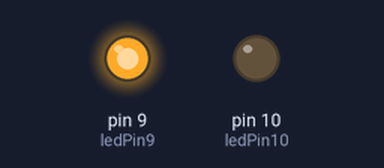
A sketch run on a simulated Arduino Uno, built with avr-gcc and run on an emulated ATmega328P. Parts: output pins drawn as LEDs (lit = HIGH).

Above: at 1.5 s.
At 3.5 s:
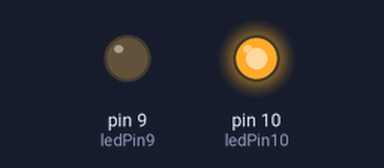
Timing chart, 0 to 5.2 s (numbered marks = the images above):
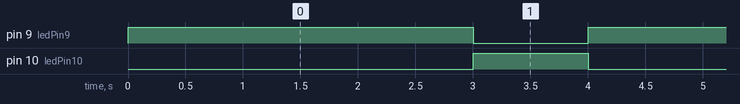

The sketch:

Opdracht8b.ino
```cpp
//Pin waarop de ledjes zijn aangesloten
int ledPin9 = 9;
int ledPin10 = 10;

void setup(){
  pinMode(ledPin9, OUTPUT);
  pinMode(ledPin10, OUTPUT);
}

//Loop
void loop(){
//Led9 laten knipperen
digitalWrite(ledPin9, HIGH);
digitalWrite(ledPin10, LOW);
delay(3000);
digitalWrite(ledPin9, LOW);

//Led10 laten knipperen
digitalWrite(ledPin10, HIGH);
delay(1000);
digitalWrite(ledPin10, LOW);
}
```

Measured:
- by itself, pin 9 (ledPin9): alternates HIGH for 3.0 s and LOW for 1.0 s
- by itself, pin 10 (ledPin10): alternates HIGH for 1.0 s and LOW for 3.0 s
- by itself, everything shown: repeats every 4.0 s, in 3 steps
